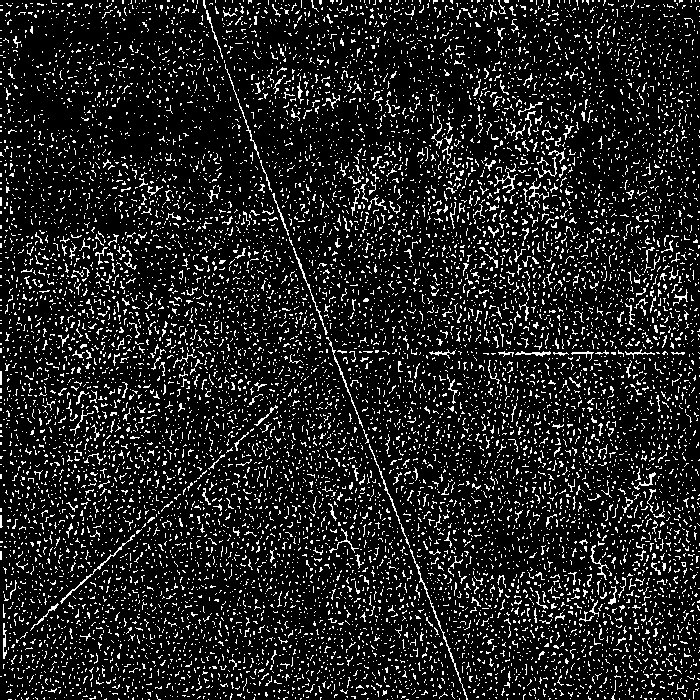
#> input picture summer_vacation/fold_paper_1/adaptive/7_adaptive.jpg, 700 x 700 px, found by its file name
$ python distance.py
#> lines starting #> are read from the running program, lines starting #| are printed output that depends on the picture; after the words box and inside, x2 and y2 are one past the last pixel; in counts of white or black regions, pixels touching at a corner belong together
import cv2
import numpy as np
import matplotlib.pyplot as plt
import matplotlib

matplotlib.rcParams["font.sans-serif"] = ["Microsoft JhengHei", "SimHei", "DejaVu Sans"]
matplotlib.rcParams["axes.unicode_minus"] = False


def calculate_line_lengths(image_path):
    """
    計算圖像中線段的像素長度
    """
#> called with image_path = 'adaptive\\7_adaptive.jpg'
    # 讀取圖像
    image = cv2.imread(image_path)
#> image is the input picture: shape (700, 700, 3); min 0, max 255, mean 32.4
    if image is None:
        print("無法讀取圖像文件")
        return

    image = cv2.cvtColor(image, cv2.COLOR_BGR2GRAY)
#> image: shape (700, 700)

    # 獲取圖像尺寸
    height, width = image.shape
    print(f"圖像尺寸: {width} x {height}")
#| 圖像尺寸: 700 x 700

    # 定義邊框區域（距離邊緣的像素數）
    border_margin = 30  # 可以調整這個值

    # 方法1: 使用輪廓檢測計算長度
    contours, _ = cv2.findContours(image, cv2.RETR_EXTERNAL, cv2.CHAIN_APPROX_SIMPLE)
#> contours = 241 contours, 238 with area under 20; largest, box (x1, y1, x2, y2) and area: (0, 0, 700, 700) 473484, (689, 0, 700, 15) 27, (690, 167, 696, 184) 25

    print(f"\n=== 方法1: 輪廓檢測結果 ===")
    print(f"檢測到 {len(contours)} 個輪廓")
#| 檢測到 241 個輪廓

    # 過濾掉邊框輪廓
    filtered_contours = []
    contour_lengths = []
    for i, contour in enumerate(contours):
        # 檢查輪廓是否靠近邊框
        x, y, w, h = cv2.boundingRect(contour)

        # 如果輪廓的邊界矩形靠近圖像邊緣，跳過它
        if (
            x < border_margin
            or y < border_margin
            or x + w > width - border_margin
            or y + h > height - border_margin
        ):
            print(f"輪廓 {i+1} 靠近邊框，已過濾")
            continue

        # 計算輪廓的弧長
        length = cv2.arcLength(contour, False)
        contour_lengths.append(length)
        filtered_contours.append(contour)
        print(f"輪廓 {len(filtered_contours)} 長度: {length:.2f} 像素")
#> this loop made 241 passes
#> (x, y, w, h) on passes 1 to 3: (544, 699, 1, 1), (492, 699, 1, 1), (449, 699, 1, 1)
#> (printed output is left out)
#> after the loop, contour_lengths = [3.41, 4.24, 0, 0, 0, 0, 0, 0, 15.31, 0, 5.24, 0, 0, 1, 1.41, 0, 37.7, 27.97, 0]; filtered_contours = 19 contours, all with area under 20

    print(f"過濾後剩餘 {len(filtered_contours)} 個輪廓")
#| 過濾後剩餘 19 個輪廓

    # 方法2: 使用Hough線段檢測
    print(f"\n=== 方法2: Hough線段檢測結果 ===")

    # 邊緣檢測
    edges = cv2.Canny(image, 70, 150, apertureSize=3)
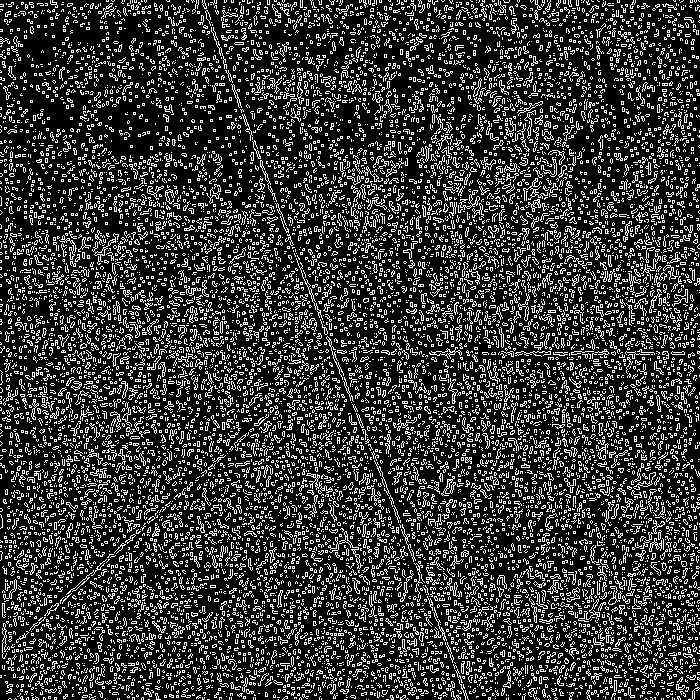
#> edges: shape (700, 700); 21.6% white in thin lines or dots
    # 形態學侵蝕操作
    erode_kernel = np.ones((1, 1), np.uint8)
    eroded = cv2.erode(edges, erode_kernel, iterations=1)
    # [5 lines of commented-out code are left out]
    lines = cv2.HoughLinesP(
        edges, rho=1, theta=np.pi / 180, threshold=80, minLineLength=45, maxLineGap=7
    )
#> lines = 750 rows, first 6: [197, 179, 249, 231], [508, 497, 553, 542], [116, 491, 178, 429], [219, 482, 280, 421], [543, 508, 647, 612], [211, 29, 228, 75]

    # 過濾線段：排除邊框線段和過短線段
    filtered_lines = []
    if lines is not None:
        for line in lines:
            x1, y1, x2, y2 = line[0]

            # 檢查線段是否靠近邊框
            if (
                x1 < border_margin
                or y1 < border_margin
                or x2 < border_margin
                or y2 < border_margin
                or x1 > width - border_margin
                or y1 > height - border_margin
                or x2 > width - border_margin
                or y2 > height - border_margin
            ):
                continue  # 跳過靠近邊框的線段

            # 計算線段長度
            length = np.sqrt((x2 - x1) ** 2 + (y2 - y1) ** 2)
            # 只保留長度大於某個閾值的線段
            if length > 100:  # 過濾掉太短的線段
                filtered_lines.append(line)
#> this loop made 750 passes
#> (x1, y1, x2, y2, length) on passes 1 to 3: (197, 179, 249, 231, 73.54), (508, 497, 553, 542, 63.64), (116, 491, 178, 429, 87.68)

    print(f"過濾後剩餘 {len(filtered_lines)} 條線段")
#| 過濾後剩餘 103 條線段
    hough_lengths = []
    if filtered_lines:
        print(f"檢測到 {len(filtered_lines)} 條線段")
#| 檢測到 103 條線段
        for i, line in enumerate(filtered_lines):
            x1, y1, x2, y2 = line[0]
            # 計算歐幾里得距離
            length = np.sqrt((x2 - x1) ** 2 + (y2 - y1) ** 2)
            hough_lengths.append(length)
            print(
                f"線段 {i+1}: 起點({x1},{y1}) -> 終點({x2},{y2}), 長度: {length:.2f} 像素"
            )
#> this loop made 103 passes
#> line on passes 1 to 8: [[543, 508, 647, 612]], [[241, 454, 394, 301]], [[112, 539, 196, 455]], [[273, 364, 359, 278]], [[219, 53, 262, 165]], [[265, 516, 429, 352]], [[426, 190, 525, 91]], [[59, 513, 156, 416]]
#> (printed output is left out)
    else:
        print("未檢測到線段")

    # 方法3: 骨架化方法計算像素數量
    print(f"\n=== 方法3: 骨架化像素計數 ===")

    # 形態學操作獲得線條骨架
    kernel = np.ones((3, 3), np.uint8)
    skeleton = cv2.morphologyEx(image, cv2.MORPH_CLOSE, kernel)
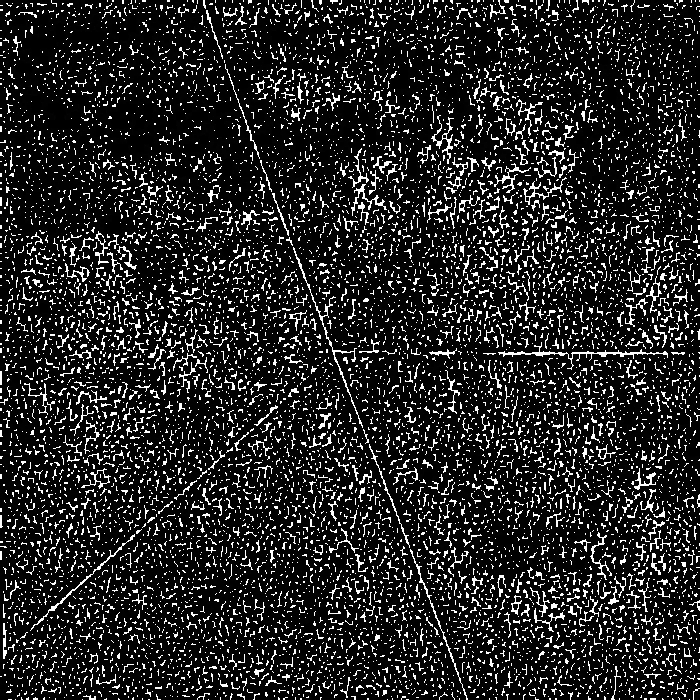
#> skeleton: shape (700, 700); min 0, max 255, mean 37.9
    skeleton = cv2.morphologyEx(skeleton, cv2.MORPH_OPEN, kernel)
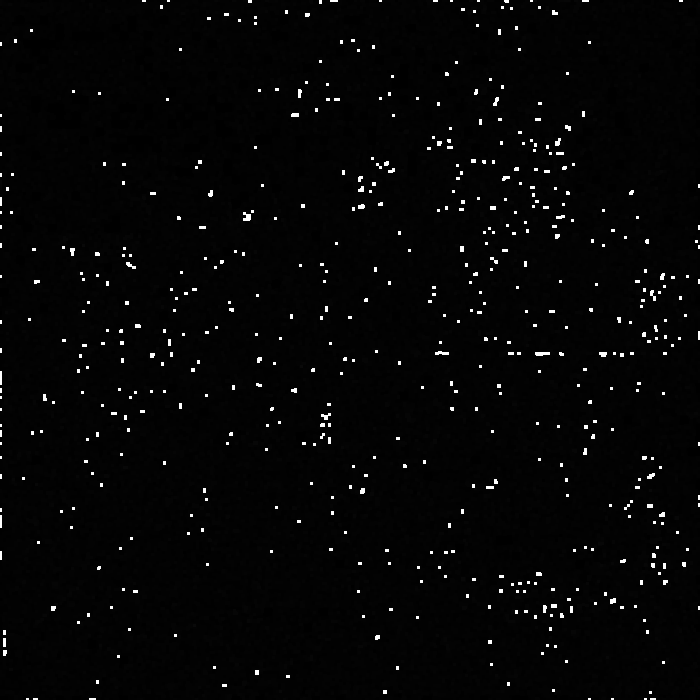
#> skeleton: shape (700, 700); min 0, max 255, mean 5.8

    # 細化處理
    skeleton = cv2.ximgproc.thinning(skeleton) if hasattr(cv2, "ximgproc") else skeleton
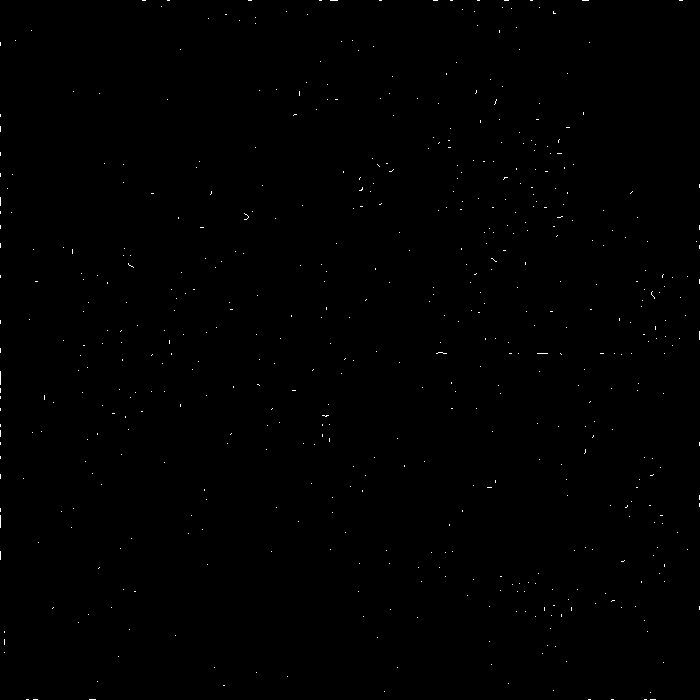
#> skeleton: shape (700, 700); 0.21% white in thin lines or dots

    # 計算白色像素總數
    white_pixels = np.sum(skeleton == 255)
    print(f"總白色像素數: {white_pixels}")

    # 視覺化結果
    plt.figure(figsize=(15, 5))

    # 原始圖像
    plt.subplot(1, 2, 1)
    plt.imshow(edges, cmap="gray")
    plt.title("原始圖像 edges")
    plt.axis("off")

    # 檢測結果可視化
    plt.subplot(1, 2, 2)
    result_image = cv2.cvtColor(edges, cv2.COLOR_GRAY2RGB)
#> result_image: shape (700, 700, 3); 21.6% white in thin lines or dots

    # 繪製輪廓
    cv2.drawContours(result_image, filtered_contours, -1, (0, 255, 0), 2)
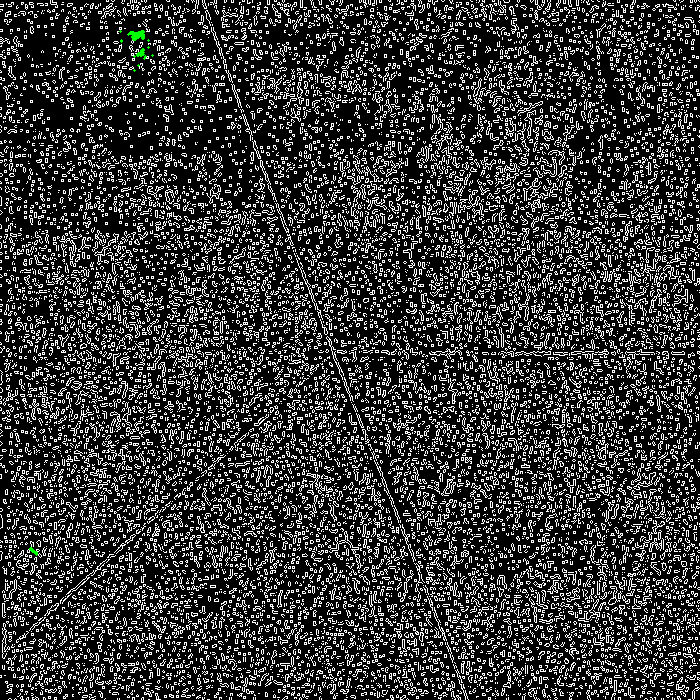
#> result_image: shape (700, 700, 3); mean B, G, R 55.2, 55.3, 55.2

    # 繪製Hough線段（使用過濾後的線段）
    if filtered_lines:
        for line in filtered_lines:
            x1, y1, x2, y2 = line[0]
            cv2.line(result_image, (x1, y1), (x2, y2), (255, 0, 0), 2)
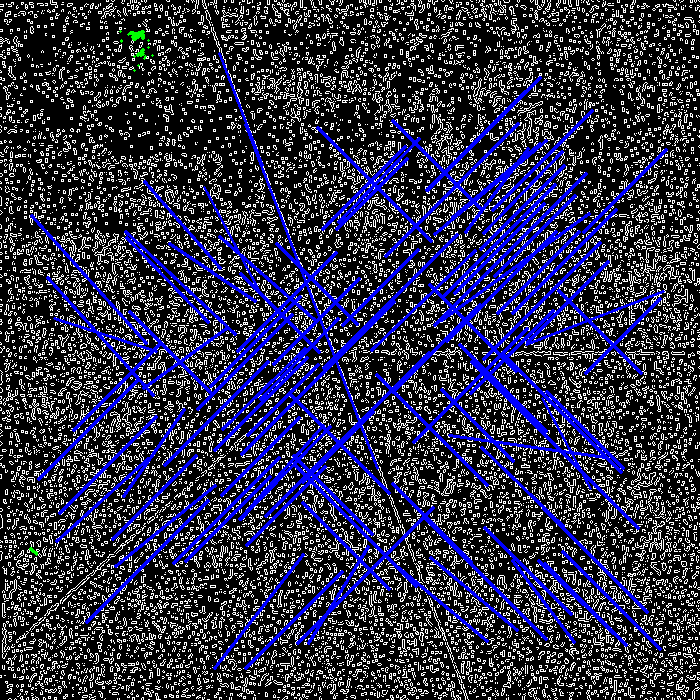
#> result_image: shape (700, 700, 3); 9.27% of pixels changed, all inside (x1, y1, x2, y2) = (30, 52, 668, 670)

    plt.imshow(result_image)
    plt.title("檢測結果 (綠色:輪廓, 紅色:Hough線段) edges")
    plt.axis("off")

    plt.tight_layout()
    plt.show()

    # 總結結果
    print(f"\n=== 總結 ===")
    if contour_lengths:
        print(f"輪廓方法平均長度: {np.mean(contour_lengths):.2f} 像素")
        print(f"輪廓長度列表: {[f'{l:.2f}' for l in sorted(contour_lengths)]}")

    if hough_lengths:
        print(f"Hough方法平均長度: {np.mean(hough_lengths):.2f} 像素")
        print(f"Hough長度列表: {[f'{l:.2f}' for l in sorted(hough_lengths)]}")

    return {
        "contour_lengths": contour_lengths,
        "hough_lengths": hough_lengths,
        "total_pixels": white_pixels,
    }


# 使用方法
if __name__ == "__main__":
    # 替換為您的圖像路徑
    image_path = r"adaptive\7_adaptive.jpg"

    try:
        results = calculate_line_lengths(image_path)

        # 如果需要保存結果到文件
        with open("line_lengths_results.txt", "w", encoding="utf-8") as f:
            f.write("線段長度分析結果\n")
            f.write("================\n\n")

            if results["contour_lengths"]:
                f.write("輪廓檢測結果:\n")
                for i, length in enumerate(results["contour_lengths"]):
                    f.write(f"線段 {i+1}: {length:.2f} 像素\n")
#> this loop made 19 passes
#> length on passes 1 to 8: 3.41, 4.24, 0, 0, 0, 0, 0, 0
                f.write(f"平均長度: {np.mean(results['contour_lengths']):.2f} 像素\n\n")

            if results["hough_lengths"]:
                f.write("Hough變換檢測結果:\n")
                for i, length in enumerate(results["hough_lengths"]):
                    f.write(f"線段 {i+1}: {length:.2f} 像素\n")
#> this loop made 103 passes
#> length on passes 1 to 8: 147.1, 216.4, 118.8, 121.6, 120, 231.9, 140, 137.2
                f.write(f"平均長度: {np.mean(results['hough_lengths']):.2f} 像素\n\n")

            f.write(f"總白色像素數: {results['total_pixels']}\n")

        print("\n結果已保存到 line_lengths_results.txt")

    except Exception as e:
        print(f"處理過程中發生錯誤: {e}")

$ run again, with summer_vacation/fold_paper_1/adaptive/1_adaptive.jpg copied over summer_vacation/fold_paper_1/adaptive/7_adaptive.jpg
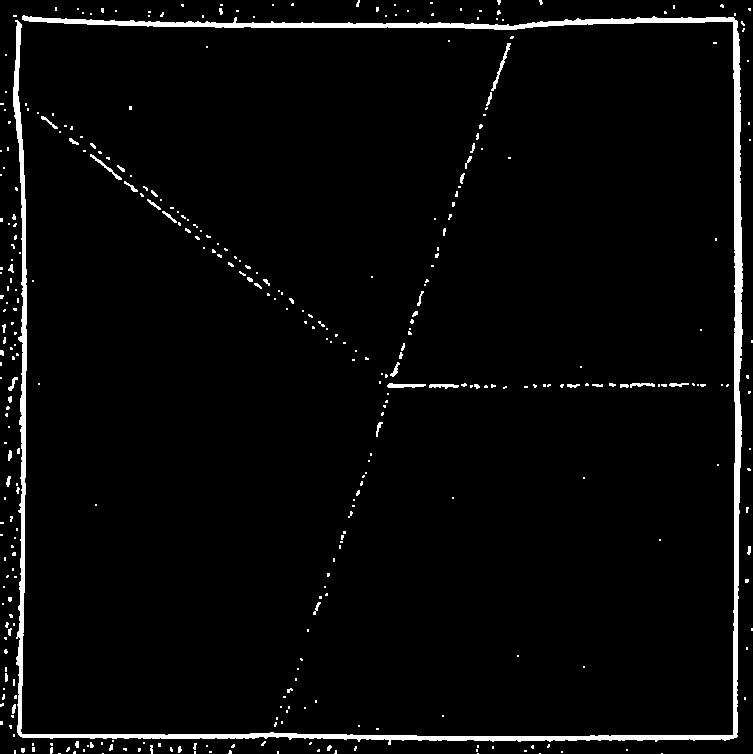
#> input picture summer_vacation/fold_paper_1/adaptive/1_adaptive.jpg, 753 x 754 px, found by its file name
#> in calculate_line_lengths, image is the input picture: shape (754, 753, 3); min 0, max 255, mean 8.8
#> image: shape (754, 753)
#| 圖像尺寸: 753 x 754
#> contours = 420 contours, 403 with area under 20; largest, box (x1, y1, x2, y2) and area: (0, 0, 752, 754) 522499, (0, 472, 16, 488) 64, (671, 0, 680, 16) 63, (0, 693, 13, 712) 54, (216, 0, 224, 16) 54
#| 檢測到 420 個輪廓
#> the loop in calculate_line_lengths, `for i, contour in enumerate(contours):` made 420 passes
#> (x, y, w, h) on passes 3 to 5: (176, 753, 1, 1), (96, 753, 1, 1), (656, 752, 4, 2)
#> (printed output is left out)
#> after the loop in calculate_line_lengths, `for i, contour in enumerate(contours):`: contour_lengths = []
#> in calculate_line_lengths, `edges = cv2.Canny(image, 70, 150, apertureSize=3)`:
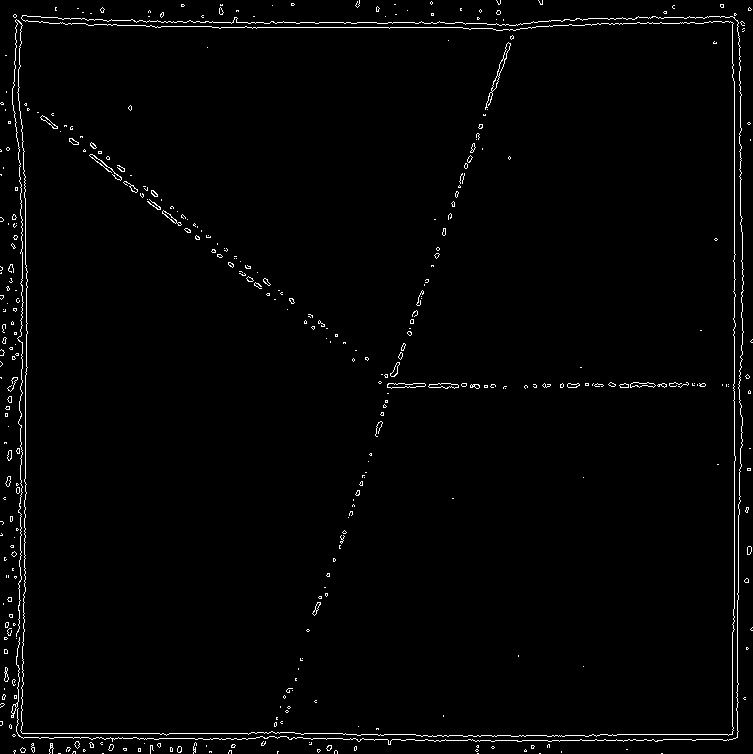
#> edges: shape (754, 753); 1.7% white in thin lines or dots
#> lines = 45 rows, first 6: [734, 629, 734, 81], [17, 733, 279, 733], [212, 27, 462, 27], [161, 22, 376, 22], [597, 23, 703, 23], [25, 517, 25, 372]
#> the loop in calculate_line_lengths, `for line in lines:` made 45 passes
#> after the loop in calculate_line_lengths, `for line in lines:`: filtered_lines = [[[91, 154, 190, 231]], [[83, 151, 178, 225]]]
#> the loop in calculate_line_lengths, `for i, line in enumerate(filtered_lines):` made 2 passes
#> (x1, y1, x2, y2, length) on passes 1 to 2: (91, 154, 190, 231, 125.4), (83, 151, 178, 225, 120.4)
#> after the loop in calculate_line_lengths, `for i, line in enumerate(filtered_lines):`: hough_lengths = [125.4, 120.4]
#> white_pixels = 3210
#> the loop in calculate_line_lengths, `for line in filtered_lines:` made 2 passes
#> in calculate_line_lengths, `plt.show()`:
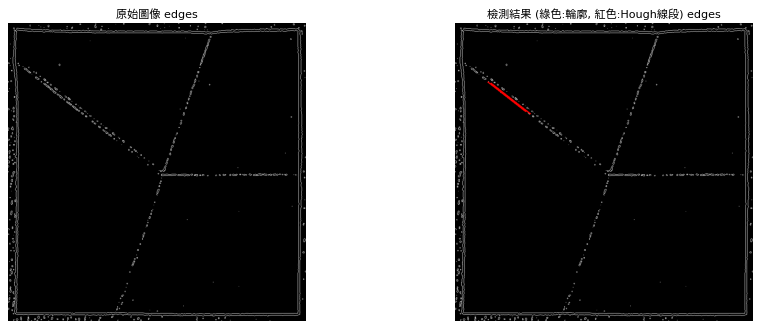
#> figure drawn by matplotlib, 2 panels; B, G, R data is drawn as R, G, B
#> results = {'contour_lengths': [], 'hough_lengths': [125.4, 120.4], 'total_pixels': 3210}
#> the loop `for i, length in enumerate(results["hough_lengths"]):` made 2 passes
#> length on passes 1 to 2: 125.4, 120.4
